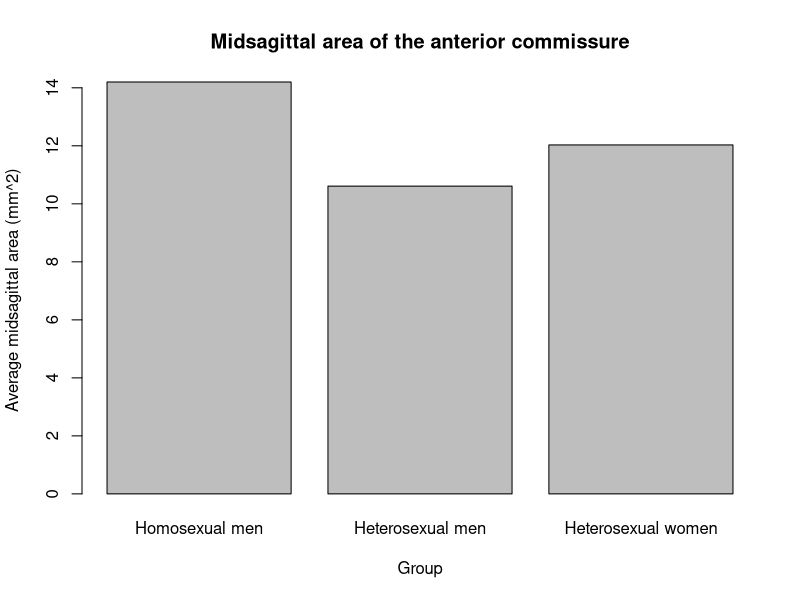

Generate this figure with R:
# page no 18 
sexual_orientation <- c("Homosexual men", "Heterosexual men", "Heterosexual women")
midsagittal_area <- c(14.20, 10.61, 12.03)

data <- data.frame(
  Group = sexual_orientation,
  Average_midsagittal_area = midsagittal_area
)
print(data)
barplot(data$Average_midsagittal_area, names.arg = data$Group, 
        xlab = "Group", ylab = "Average midsagittal area (mm^2)",
        main = "Midsagittal area of the anterior commissure")
